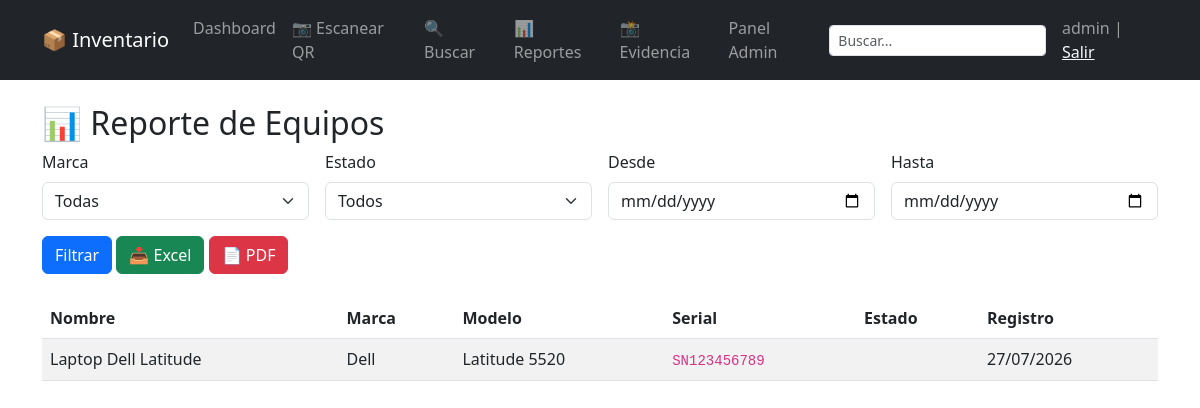
Before: /reportes/equipos/ (signed in) with the older database file.
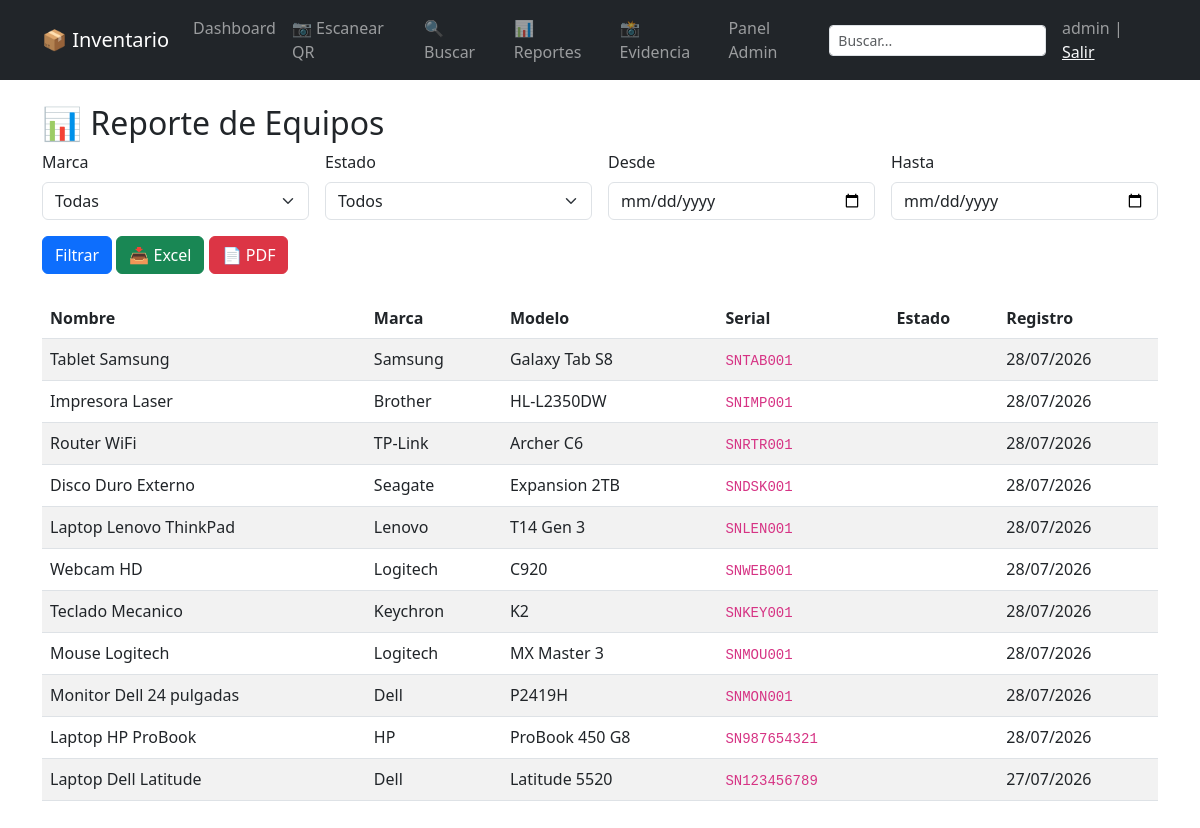
After: the same page with the newer database file.
### inventario/models.py (models this page shows, shortened)
class Equipo(models.Model):
    ESTADOS = [
        ('disponible', 'Disponible'),
        ('asignado', 'Asignado'),
        ('en_reparacion', 'En Reparacion'),
        ('dado_de_baja', 'Dado de Baja'),
    ]
    uuid = models.UUIDField(default=uuid.uuid4, editable=False)
    nombre = models.CharField(max_length=200)
    marca = models.CharField(max_length=100, blank=True)
    modelo = models.CharField(max_length=100, blank=True)
    serial = models.CharField(max_length=100, unique=True)
    descripcion = models.TextField(blank=True)
    estado = FSMField(default='disponible', choices=ESTADOS, protected=True)
    sucursal = models.ForeignKey(Sucursal, on_delete=models.SET_NULL, blank=True, null=True, related_name='equipos')
    fecha_registro = models.DateTimeField(auto_now_add=True)
    fecha_fin_garantia = models.DateField(blank=True, null=True)
    foto = models.ImageField(upload_to='equipos/', blank=True, null=True)
    qr_code = models.ImageField(upload_to='qrs/', blank=True, null=True)
    history = HistoricalRecords()
    class Meta:
        ordering = ['-fecha_registro']
        verbose_name = 'Equipo'
        verbose_name_plural = 'Equipos'

### inventario/views.py (the view, shortened to what this page needs)
# urls.py: path('reportes/equipos/', views.reporte_equipos, name='reporte_equipos'),
@staff_member_required
def reporte_equipos(request):
    equipos = Equipo.objects.all()
    marca = request.GET.get('marca', '')
    estado = request.GET.get('estado', '')
    fecha_desde = request.GET.get('fecha_desde', '')
    fecha_hasta = request.GET.get('fecha_hasta', '')
    if marca:
        equipos = equipos.filter(marca__icontains=marca)
    if estado:
        equipos = equipos.filter(estado=estado)
    if fecha_desde:
        equipos = equipos.filter(fecha_registro__date__gte=fecha_desde)
    if fecha_hasta:
        equipos = equipos.filter(fecha_registro__date__lte=fecha_hasta)
    marcas = Equipo.objects.exclude(marca='').values_list('marca', flat=True).distinct()
    return render(request, 'inventario/reporte_equipos.html', {
        'equipos': equipos,
        'marcas': marcas,
        'filtros': request.GET
    })

### templates/inventario/reporte_equipos.html (shortened to what this page needs)
{% extends "base.html" %}
{% block content %}
<div class="container py-4">
  <h2>📊 Reporte de Equipos</h2>
  <form method="get" class="row g-3 mb-4">
    <div class="col-md-3">
      <label class="form-label">Marca</label>
      <select name="marca" class="form-select">
        <option value="">Todas</option>
      </select>
    </div>
    <div class="col-md-3">
      <label class="form-label">Estado</label>
      <select name="estado" class="form-select">
        <option value="">Todos</option>
      </select>
    </div>
    <div class="col-md-3">
      <label class="form-label">Desde</label>
      <input type="date" name="fecha_desde" class="form-control" value="{{ filtros.fecha_desde }}">
    </div>
    <div class="col-md-3">
      <label class="form-label">Hasta</label>
      <input type="date" name="fecha_hasta" class="form-control" value="{{ filtros.fecha_hasta }}">
    </div>
    <div class="col-12">
      <button type="submit" class="btn btn-primary">Filtrar</button>
      <a href="?exportar=excel" class="btn btn-success">📥 Excel</a>
      <a href="?exportar=pdf" class="btn btn-danger">📄 PDF</a>
    </div>
  </form>
  <table class="table table-striped">
    <thead><tr><th>Nombre</th><th>Marca</th><th>Modelo</th><th>Serial</th><th>Estado</th><th>Registro</th></tr></thead>
    <tbody>
      {% for e in equipos %}
      <tr>
        <td>{{ e.nombre }}</td>
        <td>{{ e.marca }}</td>
        <td>{{ e.modelo }}</td>
        <td><code>{{ e.serial }}</code></td>
        <td><span class="badge bg-{% if e.estado == 'disponible' %}success{% elif e.estado == 'asignado' %}primary{% elif e.estado == 'en_reparacion' %}warning{% else %}secondary{% endif %}">{{ e.get_estado_display }}</span></td>
        <td>{{ e.fecha_registro|date:"d/m/Y" }}</td>
      </tr>
      {% empty %}
      <tr><td colspan="6" class="text-center text-muted">Sin resultados</td></tr>
      {% endfor %}
    </tbody>
  </table>
</div>
{% endblock %}

### templates/base.html (shortened to what this page needs)
<!DOCTYPE html>
<html lang="es">
<head>
  <link href="https://cdn.jsdelivr.net/npm/bootstrap@5.3.0/dist/css/bootstrap.min.css" rel="stylesheet">
</head>
<body>
  <nav class="navbar navbar-expand-lg navbar-dark bg-dark">
    <div class="container">
      <a class="navbar-brand" href="{% url 'dashboard' %}">📦 Inventario</a>
      <div class="collapse navbar-collapse" id="navbarNav">
        <ul class="navbar-nav me-auto">
          <li class="nav-item"><a class="nav-link" href="{% url 'dashboard' %}">Dashboard</a></li>
          <li class="nav-item"><a class="nav-link" href="{% url 'escanear_qr' %}">📷 Escanear QR</a></li>
          <li class="nav-item"><a class="nav-link" href="{% url 'busqueda_global' %}">🔍 Buscar</a></li>
          <li class="nav-item"><a class="nav-link" href="{% url 'reporte_equipos' %}">📊 Reportes</a></li>
          <li class="nav-item"><a class="nav-link" href="{% url 'subir_evidencia' %}">📸 Evidencia</a></li>
          <li class="nav-item"><a class="nav-link" href="/admin/">Panel Admin</a></li>
        </ul>
        <form class="d-flex me-3" action="{% url 'busqueda_global' %}" method="get">
          <input class="form-control form-control-sm" type="search" name="q" placeholder="Buscar..." aria-label="Search">
        </form>
        <span class="navbar-text">
          {% if user.is_authenticated %}{{ user.username }} | <a href="/admin/logout/" class="text-light">Salir</a>{% else %}<a href="/admin/login/" class="text-light">Ingresar</a>{% endif %}
        </span>
      </div>
    </div>
  </nav>
  {% block content %}{% endblock %}
</body>
</html>

Changed rows visible on the page:
added Equipo: nombre "Tablet Samsung", marca "Samsung", modelo "Galaxy Tab S8", serial "SNTAB001", fecha_registro "28/07/2026"
added Equipo: nombre "Impresora Laser", marca "Brother", modelo "HL-L2350DW", serial "SNIMP001", fecha_registro "28/07/2026"
added Equipo: nombre "Router WiFi", marca "TP-Link", modelo "Archer C6", serial "SNRTR001", fecha_registro "28/07/2026"
added Equipo: nombre "Disco Duro Externo", marca "Seagate", modelo "Expansion 2TB", serial "SNDSK001", fecha_registro "28/07/2026"
added Equipo: nombre "Laptop Lenovo ThinkPad", marca "Lenovo", modelo "T14 Gen 3", serial "SNLEN001", fecha_registro "28/07/2026"
added Equipo: nombre "Webcam HD", marca "Logitech", modelo "C920", serial "SNWEB001", fecha_registro "28/07/2026"
added Equipo: nombre "Teclado Mecanico", marca "Keychron", modelo "K2", serial "SNKEY001", fecha_registro "28/07/2026"
added Equipo: nombre "Mouse Logitech", marca "Logitech", modelo "MX Master 3", serial "SNMOU001", fecha_registro "28/07/2026"
added Equipo: nombre "Monitor Dell 24 pulgadas", marca "Dell", modelo "P2419H", serial "SNMON001", fecha_registro "28/07/2026"
added Equipo: nombre "Laptop HP ProBook", marca "HP", modelo "ProBook 450 G8", serial "SN987654321", fecha_registro "28/07/2026"
